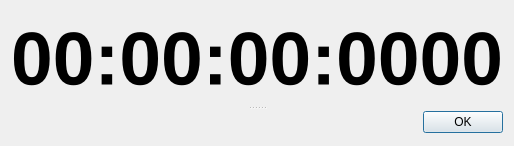
<?xml version="1.0" encoding="UTF-8"?>
<ui version="4.0">
 <class>Dialog</class>
 <widget class="QDialog" name="Dialog">
  <property name="geometry">
   <rect>
    <x>0</x>
    <y>0</y>
    <width>508</width>
    <height>146</height>
   </rect>
  </property>
  <property name="windowTitle">
   <string>Dialog</string>
  </property>
  <layout class="QVBoxLayout" name="verticalLayout">
   <item>
    <widget class="QSplitter" name="splitter">
     <property name="orientation">
      <enum>Qt::Vertical</enum>
     </property>
     <widget class="QLabel" name="label">
      <property name="font">
       <font>
        <pointsize>56</pointsize>
        <bold>true</bold>
       </font>
      </property>
      <property name="text">
       <string>00:00:00:0000</string>
      </property>
     </widget>
     <widget class="QDialogButtonBox" name="buttonBox">
      <property name="standardButtons">
       <set>QDialogButtonBox::Ok</set>
      </property>
     </widget>
    </widget>
   </item>
  </layout>
 </widget>
 <resources/>
 <connections/>
</ui>
